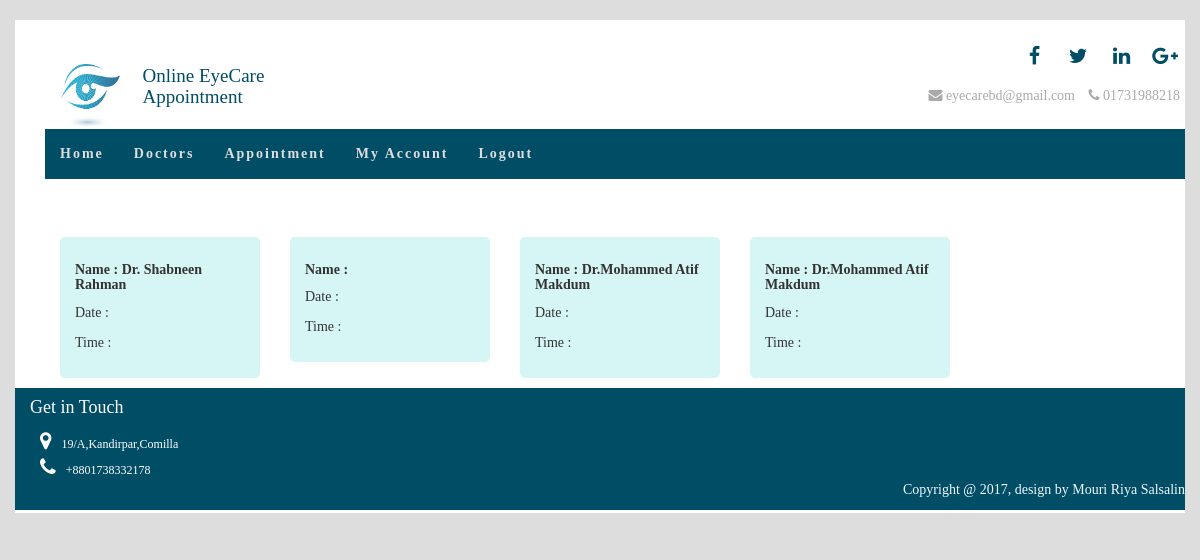
The page /patient/apt_collection.php on the database its author committed.
### tables this page shows
CREATE TABLE IF NOT EXISTS `apt` (
  `doctor_id` int(11) NOT NULL AUTO_INCREMENT,
  `name` varchar(30) NOT NULL,
  `date1` date NOT NULL,
  `time1` varchar(30) NOT NULL,
  `date2` date NOT NULL,
  `time2` varchar(30) NOT NULL,
  `description` varchar(30) NOT NULL,
  `patient_id` int(11) NOT NULL,
  PRIMARY KEY (`doctor_id`)
);

### patient/apt_collection.php (the view, shortened to what this page needs)
<html>
    <head>
    <link rel="stylesheet" href="css/bootstrap.min.css">
    <link rel="stylesheet" href="css/font-awesome.min.css">
    <link rel="stylesheet" href="css/style3.css">
</head>
<?php
    $conn = mysqli_connect("localhost","root","","finalprojectdemo");
?>
      <body>
  <div class="container-fluid">
        <div class="wrapper_white">
              <?php require_once('header_appointment.php'); ?>
    <div class="container">
         <div class='container kids_content'>
         <div class='row'>
    <div class='col-md-12'>
        <?php
                        $patient_id=$_SESSION['patient_id'];
                        $sql="select * from apt where patient_id='$patient_id'";
                      $result=mysqli_query($conn,$sql);
                        while($data=mysqli_fetch_array($result)){
                            $name=$data['name'];
                            $date=$data['date'];
                            $time=$data['time'];
                            echo"
                                       <div class='appointment_doctor_design'>
                                        <h5><strong>Name : $name</strong></h5>
                                        <p>Date : $date </p>
                                        <p>Time : $time </p>
                            		</div>
                            ";
                        }
                    ?>
        </div>
        </div>
        </div>
              </div>
        <?php require_once('footer.php'); ?>
    </div>
</body>
</html>

### patient/css/style3.css (style rules this page uses)
body { background: #ddd; font-family: 'Oxygen-Regular'; }
.wrapper_white { background: #ffffff; margin: 20px auto; border:none; padding:3px 0px; }
.appointment_doctor_design { margin:15px 15px 0px 15px; float: left; height: auto; width: 200px; background:#d6f5f5; padding: 15px; border-radius: 5px; }

### rows shown on the page
apt: name "Dr. Shabneen Rahman"
apt: name "Dr.Mohammed Atif Makdum"
apt: name "Dr.Mohammed Atif Makdum"
